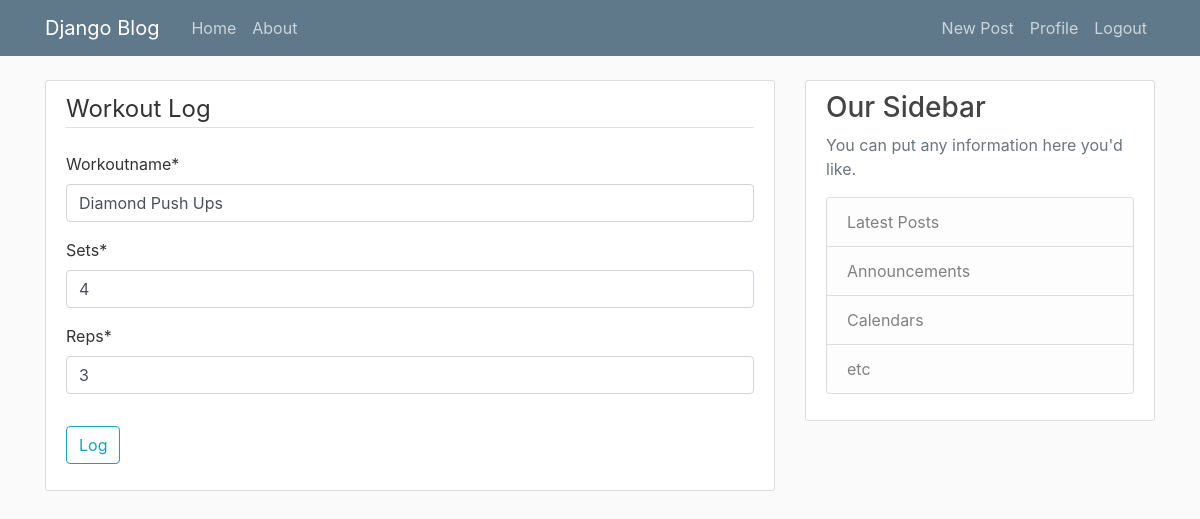
/post/7/update (signed in), run on the app's committed database.
### workoutlog/models.py (models this page shows, shortened)
class Workout(models.Model):
    workoutname = models.CharField(max_length=100)
    sets = models.IntegerField()
    reps = models.IntegerField()
    date_posted = models.DateTimeField(default=timezone.now)
    author = models.ForeignKey(User,on_delete=models.CASCADE)

### workoutlog/views.py (the view, shortened to what this page needs)
# urls.py: path('post/<int:pk>/update', WorkoutUpdateView.as_view(), name ='workoutlog-update'),
class WorkoutUpdateView(LoginRequiredMixin,UserPassesTestMixin,UpdateView):
    model = Workout
    fields = ['workoutname','sets','reps']
    def test_func(self):## prevents other users from updating other user's post
        Workout = self.get_object()
        if self.request.user == Workout.author:
            return True
        return False

### workoutlog/templates/workoutlog/workout_form.html (shortened to what this page needs)
{% extends "workoutlog/base.html" %}
{% load crispy_forms_tags %}
{% block content %}
    <div class="content-section">
        <form method="POST">
            <fieldset class="form-group">
                <legend class="border-bottom mb-4"> Workout Log</legend>
                {{ form|crispy }}
            </fieldset>
            <div class="form-group">
                <button class = "btn btn-outline-info" type="submit"> Log </button>
            </div>
        </form>
    </div>
{% endblock content %}

### workoutlog/static/workoutlog/main.css (style rules this page uses)
body { background: #fafafa; color: #333333; margin-top: 5rem; }
.content-section { background: #ffffff; padding: 10px 20px; border: 1px solid #dddddd; border-radius: 3px; margin-bottom: 20px; }

### data on the page
Workout: workoutname "Diamond Push Ups", sets "4", reps "3"
